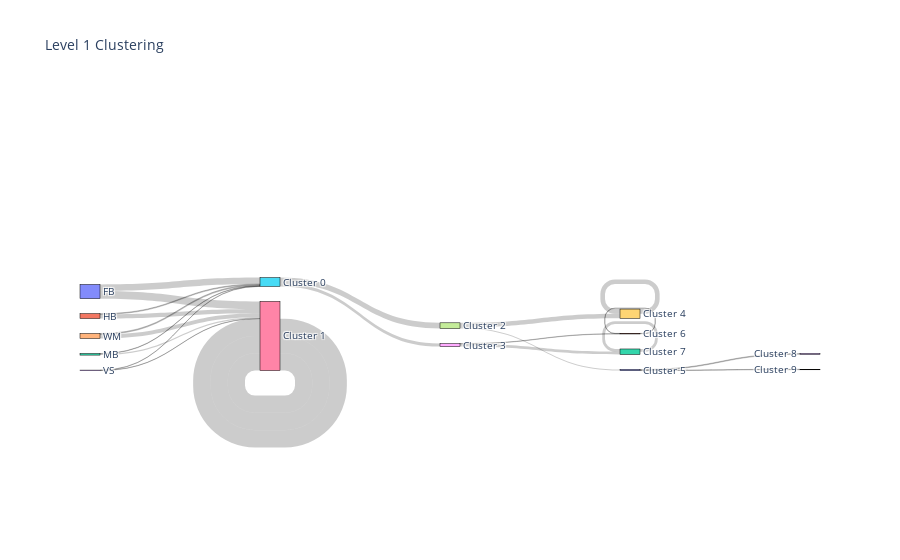

The notebook cell this image was saved under:
### Code cell
level_1_clusters, encoded_labels = append_apriori_labels(meta.Level_1, cluster_labels)

source, target, value = count_groups(level_1_clusters)

fig = go.Figure(
    data=[
        go.Sankey(
            node=dict(
                pad=15,
                thickness=20,
                line=dict(color="black", width=0.5),
                label=encoded_labels
                + [f"Cluster {i}" for i in range(np.max(level_1_clusters))],
            ),
            link=dict(source=source, target=target, value=value),
        )
    ]
)

fig.update_layout(title_text="Level 1 Clustering", font_size=10)
fig.show(dpi=300, width=1000, height=600)

### Figure 1 — Plotly figure (JSON) as saved in the notebook; plotly's stock layout.template omitted (floating-point values rounded to 4 significant figures)
{"data": [{"link": {"source": [0, 0, 1, 1, 2, 2, 3, 3, 4, 4, 5, 5, 6, 6, 7, 7, 8, 8, 6, 9, 10, 10, 11, 12], "target": [5, 6, 5, 6, 5, 6, 5, 6, 5, 6, 7, 8, 6, 6, 9, 10, 11, 12, 6, 9, 13, 14, 11, 12], "value": [82, 98, 10, 52, 5, 15, 3, 3, 12, 52, 73, 39, 220, 220, 59, 14, 4, 35, 220, 59, 9, 5, 4, 35]}, "node": {"label": ["FB", "HB", "MB", "VS", "WM", "Cluster 0", "Cluster 1", "Cluster 2", "Cluster 3", "Cluster 4", "Cluster 5", "Cluster 6", "Cluster 7", "Cluster 8", "Cluster 9", "Cluster 10", "Cluster 11", "Cluster 12", "Cluster 13"], "line": {"color": "black", "width": 0.5}, "pad": 15, "thickness": 20}, "type": "sankey"}], "layout": {"autosize": true, "font": {"size": 10}, "title": {"text": "Level 1 Clustering"}}}
